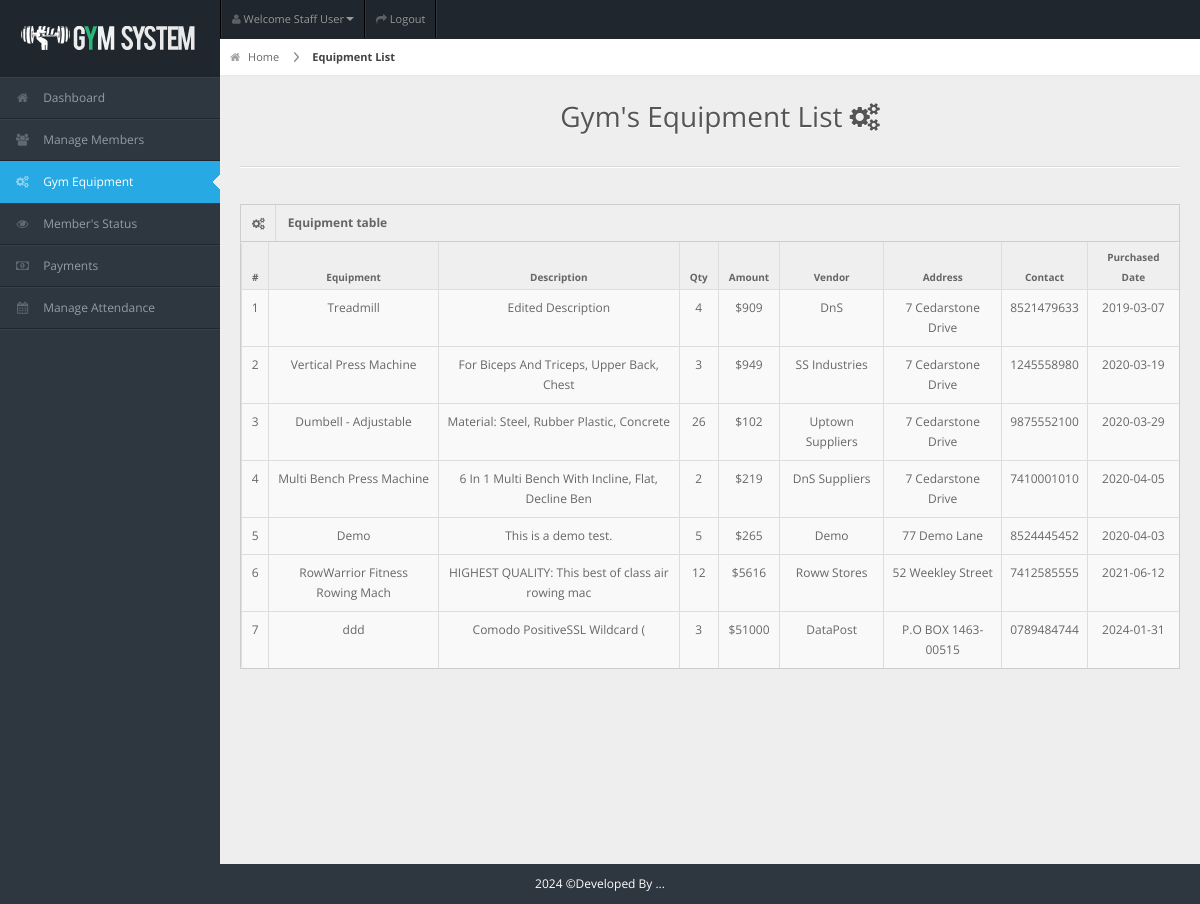
Page /staff/staff-pages/equipment.php (signed in) on the committed database.
### tables this page shows
CREATE TABLE `equipment` (
  `id` int(11) NOT NULL,
  `name` varchar(30) NOT NULL,
  `amount` int(11) NOT NULL,
  `quantity` int(11) NOT NULL,
  `vendor` varchar(50) NOT NULL,
  `description` varchar(50) NOT NULL,
  `address` varchar(20) NOT NULL,
  `contact` varchar(10) NOT NULL,
  `date` date NOT NULL,
  `status` varchar(50) NOT NULL,
  `location` varchar(255) DEFAULT NULL
);

### staff/staff-pages/equipment.php (the view, shortened to what this page needs)
<!DOCTYPE html>
<html lang="en">
<head>
<link rel="stylesheet" href="../css/bootstrap.min.css" />
<link rel="stylesheet" href="../css/bootstrap-responsive.min.css" />
<link rel="stylesheet" href="../css/fullcalendar.css" />
<link rel="stylesheet" href="../css/matrix-style.css" />
<link rel="stylesheet" href="../css/matrix-media.css" />
<link href="../font-awesome/css/font-awesome.css" rel="stylesheet" />
<link rel="stylesheet" href="../css/jquery.gritter.css" />
</head>
<body>
<div id="header">
  <h1><a href="dashboard.html">Gym</a></h1>
</div>
<?php include '../includes/header.php'?>
<?php $page="equipment"; include '../includes/sidebar.php'?>
<div id="content">
  <div id="content-header">
    <div id="breadcrumb"> <a href="index.php" title="Go to Home" class="tip-bottom"><i class="icon-home"></i> Home</a> <a href="#" class="current">Equipment List</a> </div>
    <h1 class="text-center">Gym's Equipment List <i class="icon icon-cogs"></i></h1>
  </div>
  <div class="container-fluid">
    <hr>
    <div class="row-fluid">
      <div class="span12">
      <div class='widget-box'>
          <div class='widget-title'> <span class='icon'> <i class='icon-cogs'></i> </span>
            <h5>Equipment table</h5>
          </div>
          <div class='widget-content nopadding'>
	  <?php
      $qry="select * from equipment";
      $cnt = 1;
        $result=mysqli_query($conn,$qry);
          echo"<table class='table table-bordered table-striped'>
              <thead>
                <tr>
                  <th>#</th>
                  <th>Equipment</th>
                  <th>Description</th>
                  <th>Qty</th>
                  <th>Amount</th>
                  <th>Vendor</th>
                  <th>Address</th>
                  <th>Contact</th>
                  <th>Purchased Date</th>
                </tr>
              </thead>";
            while($row=mysqli_fetch_array($result)){
            echo"<tbody>
                <td><div class='text-center'>".$cnt."</div></td>
                <td><div class='text-center'>".$row['name']."</div></td>
                <td><div class='text-center'>".$row['description']."</div></td>
                <td><div class='text-center'>".$row['quantity']."</div></td>
                <td><div class='text-center'>$".$row['amount']."</div></td>
                <td><div class='text-center'>".$row['vendor']."</div></td>
                <td><div class='text-center'>".$row['address']."</div></td>
                <td><div class='text-center'>".$row['contact']."</div></td>
                <td><div class='text-center'>".$row['date']."</div></td>
              </tbody>";
         $cnt++;   }
            ?>
            </table>
          </div>
        </div>
      </div>
    </div>
  </div>
</div>
<div class="row-fluid">
  <div id="footer" class="span12"> <?php echo date("Y");?> &copy;Developed By ...</a> </div>
</div>
</body>
</html>

### staff/css/matrix-style.css (style rules this page uses)
* { outline: none !important; -moz-outline: none !important; }
html, body { height: 100%; }
body { overflow-x: hidden; margin-top: -10px; font-family: "Open Sans", sans-serif; font-size: 12px; color: #666; }
a { color: #666; }
select, textarea, input[type="text"], input[type="password"], input[type="datetime"], input[type="datetime-local"], input[type="date"], input[type="month"], input[type="time"], input[type="week"], input[type="number"], input[type="email"], input[type="url"], input[type="search"], input[type="tel"], input[type="color"], .uneditable-input, .label, .dropdown-menu, .btn, .well, .progress, .table-bordered, .btn-group > .btn:first-child, .btn-group > .btn:last-child, .btn-group > .btn:last-child, .btn-group > .dropdown-toggle, .alert { border-radius: 0px; }
#footer { padding: 10px; text-align: center; }
hr { border-top-color: #dadada; }
#header { height: 77px; position: relative; width: 100%; z-index: -9; }
#header h1 { background: url("../img/icontest3.png") no-repeat scroll 0 0 transparent; height: 31px; left: 20px; line-height: 600px; overflow: hidden; position: relative; top: 26px; width: 191px; }
#header h1 a { display: block; }
#content { background: none repeat scroll 0 0 #eeeeee; margin-left: 220px; margin-right: 0; padding-bottom: 25px; position: relative; min-height: 100%; width: auto; }
#content-header { position: abslute; width: 100%; margin-top: -38px; z-index: 20; }
#content-header h1 { color: #555555; font-size: 28px; font-weight: normal; float: none; text-shadow: 0 1px 0 #ffffff; margin-left: 20px; position: relative; }
#content-header h1, #content-header .btn-group { margin-top: 20px; }
#breadcrumb { background-color: #fff; border-bottom: 1px solid #e3ebed; }
#breadcrumb a { padding: 8px 20px 8px 10px; display: inline-block; background-image: url("../img/breadcrumb.png"); background-position: center right; background-repeat: no-repeat; font-size: 11px; color: #666666; }
#breadcrumb a:last-child { background-image: none; }
#breadcrumb a.current { font-weight: bold; color: #444444; }
#breadcrumb a i { margin-right: 5px; opacity: 0.6; }
.widget-box { background: none repeat scroll 0 0 #f9f9f9; border-left: 1px solid #cdcdcd; border-top: 1px solid #cdcdcd; border-right: 1px solid #cdcdcd; clear: both; margin-top: 16px; margin-bottom: 16px; position: relative; }
.widget-title, .modal-header, .table th, div.dataTables_wrapper .ui-widget-header { background: #efefef; border-bottom: 1px solid #cdcdcd; height: 36px; }
.widget-title span.icon { padding: 9px 10px 7px 11px; float: left; border-right: 1px solid #dadada; }
.widget-title h5 { color: #666; float: left; font-size: 12px; font-weight: bold; padding: 12px; line-height: 12px; margin: 0; }
.widget-content { padding: 15px; border-bottom: 1px solid #cdcdcd; }
.table th { height: auto; font-size: 10px; padding: 5px 10px 2px; border-bottom: 0; text-align: center; color: #666666; }
.nopadding { padding: 0 !important; }
.nopadding .table { margin-bottom: 0; }
.nopadding .table-bordered { border: 0; }

### staff/css/matrix-media.css (style rules this page uses)
body { background:#2E363F; }
#header { background-color: #1f262d; margin-top:10px; }

### staff/staff-pages/equipment.php (style rules this page uses)
#footer { color: white; }

### rows in the picture
equipment: name "Treadmill", description "Edited Description", quantity "4", amount "909", vendor "DnS", address "7 Cedarstone Drive", contact "8521479633", date "2019-03-07"
equipment: name "Vertical Press Machine", description "For Biceps And Triceps, Upper Back, Chest", quantity "3", amount "949", vendor "SS Industries", address "7 Cedarstone Drive", contact "1245558980", date "2020-03-19"
equipment: name "Dumbell - Adjustable", description "Material: Steel, Rubber Plastic, Concrete", quantity "26", amount "102", vendor "Uptown Suppliers", address "7 Cedarstone Drive", contact "9875552100", date "2020-03-29"
equipment: name "Multi Bench Press Machine", description "6 In 1 Multi Bench With Incline, Flat, Decline Ben", quantity "2", amount "219", vendor "DnS Suppliers", address "7 Cedarstone Drive", contact "7410001010", date "2020-04-05"
equipment: name "Demo", description "This is a demo test.", quantity "5", amount "265", vendor "Demo", address "77 Demo Lane", contact "8524445452", date "2020-04-03"
equipment: name "RowWarrior Fitness Rowing Mach", description "HIGHEST QUALITY: This best of class air rowing mac", quantity "12", amount "5616", vendor "Roww Stores", address "52 Weekley Street", contact "7412585555", date "2021-06-12"
equipment: name "ddd", description "Comodo PositiveSSL Wildcard (", quantity "3", amount "51000", vendor "DataPost", address "P.O BOX 1463-00515", contact "0789484744", date "2024-01-31"
